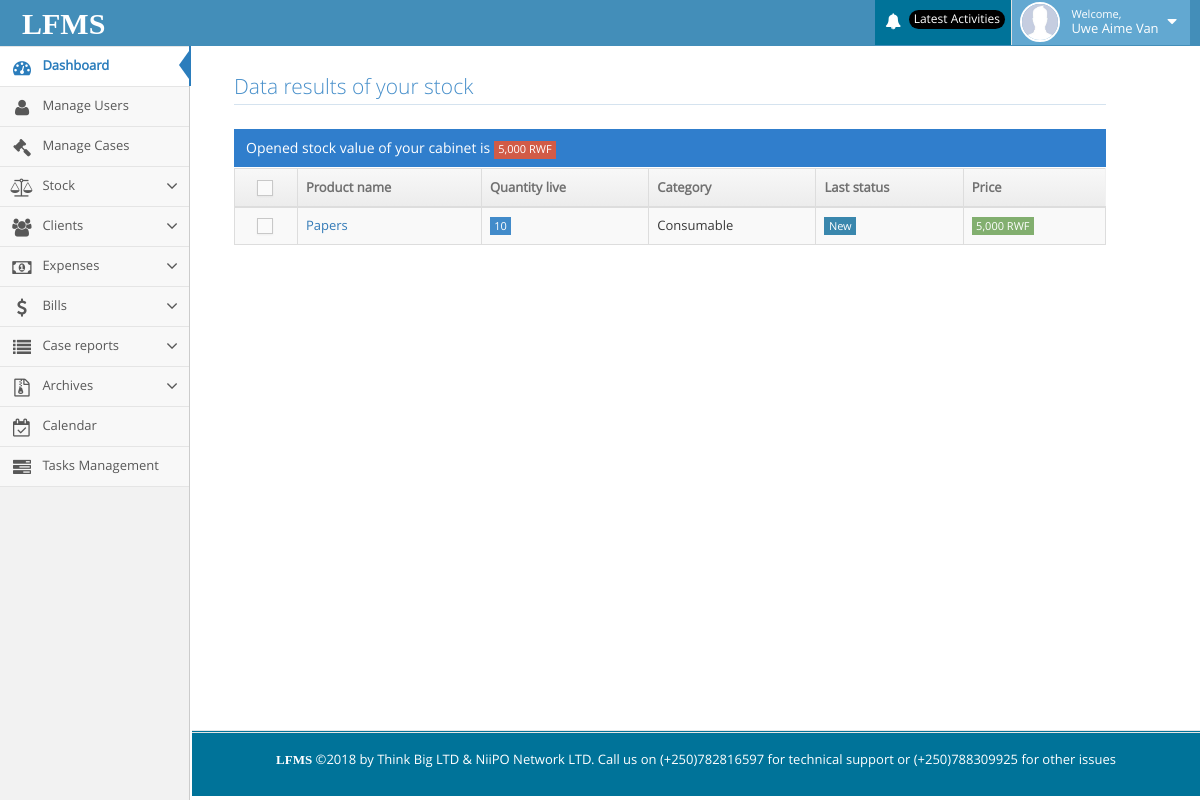
Screenshot of /lfms/stock_report.php (signed in) with the database file from the repository.
### tables this page shows
CREATE TABLE IF NOT EXISTS `permission` (
  `id` int(11) NOT NULL AUTO_INCREMENT,
  `user_id` varchar(100) NOT NULL,
  `permissions` varchar(200) NOT NULL,
  PRIMARY KEY (`id`)
);

CREATE TABLE IF NOT EXISTS `products` (
  `id` int(11) NOT NULL AUTO_INCREMENT,
  `name` varchar(200) NOT NULL,
  `open_qty` varchar(250) NOT NULL,
  `minimum_qty` varchar(200) NOT NULL,
  `price` varchar(200) NOT NULL,
  `status` varchar(200) NOT NULL,
  `category` varchar(200) NOT NULL,
  `date` date NOT NULL,
  PRIMARY KEY (`id`)
);

### lfms/stock_report.php (the view, shortened to what this page needs)
<?php include("include/header.php");?>
<div class="container" style="margin-right: 50px;width: 80%;">
    <div class="page-content">
        <div class="col-xs-12 col-sm-12 col-md-12">
                <h3 class="header smaller lighter blue">Data results of your stock</h3>
                <div class="clearfix">
                </div>
                <div class="table-header">
                    <?php
                    $select_value_stock = "SELECT sum(price) FROM products";
                    $result_by_value_stock = mysqli_query($db,$select_value_stock);
                    $row_by_price = mysqli_fetch_row($result_by_value_stock);
                    $stock_positif = $row_by_price[0];
                    ?>
                    Opened stock value of your cabinet is <span class="label label-sm label-danger"><?php echo number_format($stock_positif) . " RWF";?></span>
                </div>
                <div>
                    <table id="dynamic-table" class="table table-striped table-bordered table-hover">
                        <thead>
                            <tr>
                                <th class="center">
                                    <label class="pos-rel">
                                        <span class="lbl"></span>
                                    </label>
                                </th>
                                <th>Product name</th>
                                <th class="hidden-480">Quantity live</th>
                                <th>
                                    Category
                                </th>
                                <th class="hidden-480">Last status</th>
                                <th>Price</th>
                            </tr>
                        </thead>
                        <tbody>
                            <?php
                                $select_your_products = "SELECT * FROM products ORDER BY id DESC";
                                $result_by_your_products = mysqli_query($db,$select_your_products);
                                while ($row_by_your_products = mysqli_fetch_array($result_by_your_products)) {
                                    $name       = $row_by_your_products['name'];
                                    $open_qty   = $row_by_your_products['open_qty'];
                                    $price      = $row_by_your_products['price'];
                                    $status     = $row_by_your_products['status'];
                                    $category     = $row_by_your_products['category'];
                            ?>
                            <tr>
                                <td class="center">
                                    <label class="pos-rel">
                                        <span class="lbl"></span>
                                    </label>
                                </td>
                                <td>
                                    <a href="#"><?php echo $name;?></a>
                                </td>
                                <td class="hidden-480"><span class="label label-sm label-primary"><?php echo $open_qty;?></span></td>
                                <td><?php echo $category?></td>
                                <td class="hidden-480">
                                    <span class="label label-sm label-info"><?php echo $status?></span>
                                </td>
                                <td class="hidden-480">
                                    <span class="label label-sm label-success"><?php echo number_format($price) . " RWF"?></span>
                                </td>
                            </tr>
                            <?php }?>
                        </tbody>
                    </table>
                </div>
            </div>
    </div>
</div>
<?php include("include/footer.php");?>

### lfms/include/header.php (shortened to what this page needs)
<?php include("include/connection.php"); ?>
<!DOCTYPE html>
<html lang="en">
<head>
    <link rel="stylesheet" href="assets/css/bootstrap.min.css"/>
    <link rel="stylesheet" href="assets/font-awesome/4.5.0/css/font-awesome.min.css"/>
    <link rel="stylesheet" href="assets/css/ace.min.css" class="ace-maican-stylesheet" id="main-ace-style"/>
    <link rel="stylesheet" href="assets/css/ace-skins.min.css"/>
    <link rel="stylesheet" href="assets/css/ace-rtl.min.css"/>
</head>
<body class="no-skin">
<div id="navbar" class="navbar navbar-default ace-save-state">
    <div class="navbar-container ace-save-state" id="navbar-container">
        <div class="navbar-header pull-left">
            <a href="home.php" class="navbar-brand" style="margin-top:4px;">
                <small>
                    <span style="color:#fff;font-weight:bold;font-family:century gothic;font-size:30px;">LFMS</span>
                </small>
            </a>
        </div>
        <div class="navbar-buttons navbar-header pull-right" role="navigation">
            <ul class="nav ace-nav">
                <?php
                if (isset($_SESSION['user_id'])) {
                    $user_id = $_SESSION['user_id'];
                    $username = $_SESSION['username'];
                    ?>
                    <li class="purple dropdown-modal">
                        <a data-toggle="dropdown" class="dropdown-toggle" href="#" style="background-color: #007399;">
                            <i class="ace-icon fa fa-bell icon-animated-bell"></i>
                            <span class="badge badge-important" style="background-color: #000;">Latest Activities</span>
                        </a>
                    </li>
                    <li class="light-blue dropdown-modal">
                        <a data-toggle="dropdown" href="#" class="dropdown-toggle">
                            <img class="nav-user-photo" src="images/a.jpg" alt="Username"/>
                            <span class="user-info">
                                    <small>Welcome,</small>
                                <?php echo $username; ?>
                                </span>
                            <i class="ace-icon fa fa-caret-down"></i>
                        </a>
                    </li>
                <?php } ?>
            </ul>
        </div>
    </div>
</div>
<div class="main-container ace-save-state" id="main-container">
    <div id="sidebar" class="sidebar responsive ace-save-state">
        <ul class="nav nav-list">
            <li class="active">
                <a href="home.php">
                    <i class="menu-icon fa fa-tachometer"></i>
                    <span class="menu-text"> Dashboard </span>
                </a>
            </li>
            <?php
            $select_all_permission = "SELECT * FROM permission WHERE `user_id` = '" . $user_id . "'";
            $result_all_permission = mysqli_query($db, $select_all_permission);
            while ($row_all = mysqli_fetch_array($result_all_permission)) {
                $permission_all = $row_all['permissions'];
                if ($permission_all == 2) {
                    ?>
                    <li class="">
                        <a href="super_lawyer_page.php">
                            <i class="menu-icon fa fa-user"></i>
                            <span class="menu-text"> Manage Users </span>
                        </a>
                    </li>
                <?php } elseif ($permission_all == 3) {
                    ?>
                    <li class="">
                        <a href="my_case.php">
                            <i class="menu-icon fa fa-legal"></i>
                            <span class="menu-text"> Manage Cases </span>
                        </a>
                    </li>
                <?php } elseif ($permission_all == 5) {
                    ?>
                    <li class="">
                        <a href="#" class="dropdown-toggle">
                            <i class="menu-icon fa fa-group"></i>
                            <span class="menu-text"> Clients </span>
                            <b class="arrow fa fa-angle-down"></b>
                        </a>
                    </li>
                    <?php
                } elseif ($permission_all == 4) {
                    ?>
                    <li class="">
                        <a href="#" class="dropdown-toggle">
                            <i class="menu-icon fa fa-balance-scale"></i>
                            <span class="menu-text"> Stock</span>
                            <b class="arrow fa fa-angle-down"></b>
                        </a>
                    </li>
                    <?php
                } elseif ($permission_all == 6) {
                    ?>
                    <li class="">
                        <a href="#" class="dropdown-toggle">
                            <i class="menu-icon fa fa-money"></i>
                            <span class="menu-text"> Expenses</span>
                            <b class="arrow fa fa-angle-down"></b>
                        </a>
                    </li>
                    <?php
                } elseif ($permission_all == 7) {
                    ?>
                    <li class="">
                        <a href="#" class="dropdown-toggle">
                            <i class="menu-icon fa fa-dollar"></i>
                            <span class="menu-text"> Bills </span>
                            <b class="arrow fa fa-angle-down"></b>
                        </a>
                    </li>
                    <?php
                } elseif ($permission_all == 8) {
                    ?>
                    <li class="">
                        <a href="#" class="dropdown-toggle">
                            <i class="menu-icon fa fa-list"></i>
                            <span class="menu-text"> Case reports </span>
                            <b class="arrow fa fa-angle-down"></b>
                        </a>
                    </li>
                    <li class="">
                        <a href="#" class="dropdown-toggle">
                            <i class="menu-icon fa fa-file-archive-o"></i>
                            <span class="menu-text"> Archives </span>
                            <b class="arrow fa fa-angle-down"></b>
                        </a>
                    </li>
                <?php } elseif ($permission_all == 9) {
                    ?>
                    <li class="">
                        <a href="calendar.php">
                            <i class="menu-icon fa fa-calendar-check-o"></i>
                            <span class="menu-text"> Calendar </span>
                        </a>
                    </li>
                <?php } elseif ($permission_all == 10) {
                    ?>
                    <li class="">
                        <a href="tasks.php">
                            <i class="menu-icon fa fa-tasks"></i>
                            <span class="menu-text"> Tasks Management </span>
                        </a>
                    </li>
                <?php }
            } ?>
        </ul>
    </div>
</div>
</body>
</html>

### rows the page displays
permission: permissions "2" (drawn)
permission: permissions "3" (drawn)
permission: permissions "4" (drawn)
permission: permissions "5" (drawn)
permission: permissions "6" (drawn)
permission: permissions "7" (drawn)
permission: permissions "8" (drawn)
permission: permissions "9" (drawn)
permission: permissions "10" (drawn)
products: name "Papers", open_qty "10", category "Consumable", status "New", price "5,000"

### other values shown
$username "Uwe Aime Van"
$stock_positif "5,000"
